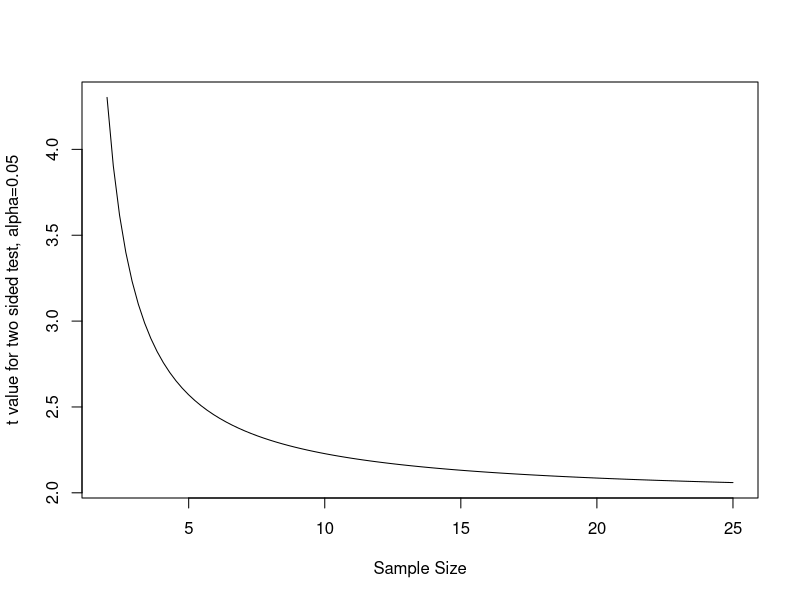
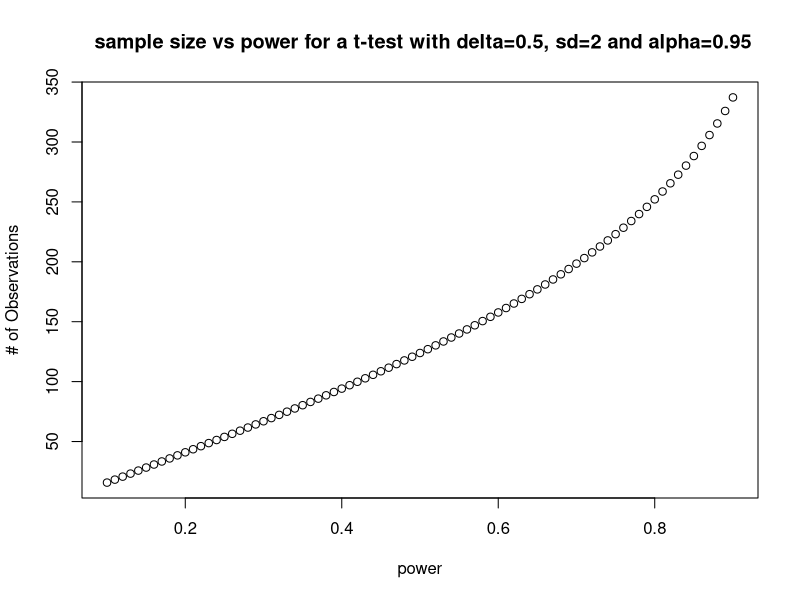
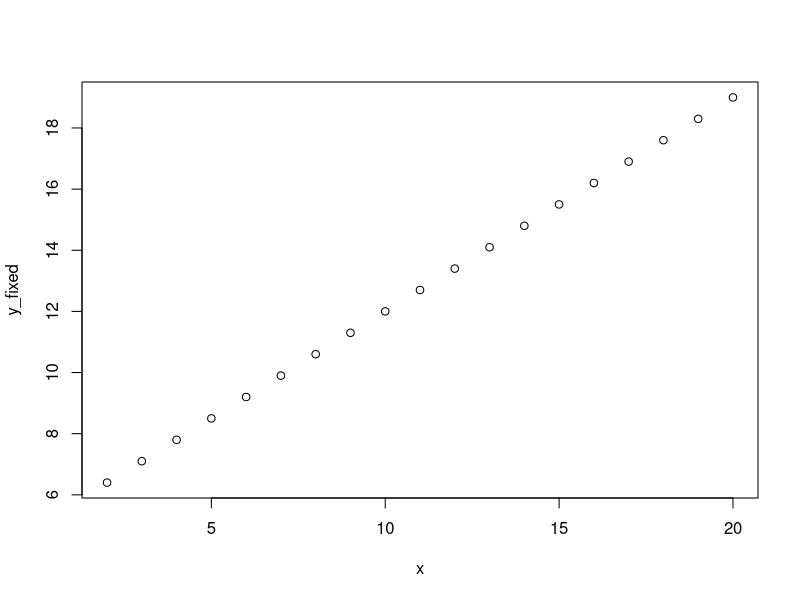
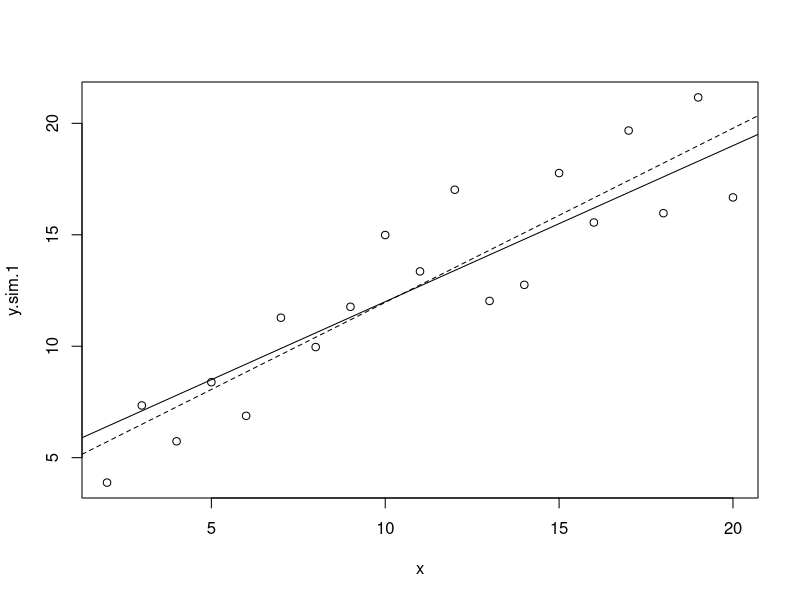
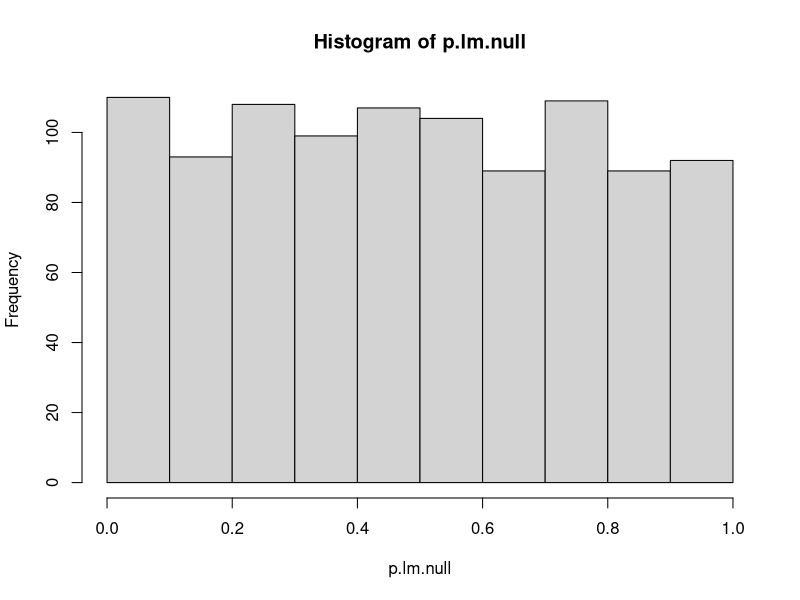

Generate these figures, in order, with R:
# Last modified October 10th 2011

# Chunk 1: The basics of a power analysis using R pre-built functions.
# Chunk 2: Power analysis across multiple levels of "power" using sapply.
# Chunk 3: Using Monte Carlo methods for power analysis: basics
# Chunk 4: The basic function for a linear model to generate monte carlo samples under a model, and extract a p-value.
# Chunk 5: Some additional thoughts on Monte Carlo methods for power analysis
# Chunk 6: Extracting p-values for the whole model.


###Chunk 1: The basics of a power analysis using R pre-built functions.

# Let's say we wanted to know what value of "t" from a two-tailed t-test we would need to exceed to "reject" the null hypothesis at alpha=0.05

# Let's start assuming that we have sample size n=25 (df=n-1)
qt(p=0.975,df=24)

# In general this single point will not be particularly useful to us. 
# We can ask how this value of t changes as we increase sample sizes.
curve(qt(p=0.975,df=x),2,25, xlab = "Sample Size", ylab= "t value for two sided test, alpha=0.05")


# Of course this is also of pretty limited utility since we usually want to ask these questions with respect to parameters we have estimated (like  difference between group1 and group2, and their standard deviations), and start with (like sample size and alpha).


# Remember all that a t-test is essentially t = (mean(A) - mean(B))/(SD/sqrt(n))
# This t is also called the non-centrality parameter (ncp)
# This test statistic is the non-central t distribution

# We can now ask for a given set of parameters what the power will be for the t-test.
# Usually we will be interested in something like what sample size we will need to achieve a certain power level

pow1 <- power.t.test(delta=0.5, sd=2, sig.level=0.05, power=0.8)
pow1$n # So we need ~ 252 observations to achieve a power of 0.8



### Chunk 2: Power analysis across multiple levels of "power" using sapply.
# We can also do this to see how sample size requirements change with changing power.
power = seq(from=0.1, to=0.9, by=0.01) # creates a vector of values from 0.1 to 0.9

# This function is just so that we can compute the sample size we need for varying levels of power
pow.test <- function(x){
	pow2 <- power.t.test(delta=0.5, sd=2, sig.level=0.05, power=x) # We only allow power to vary.
	return(pow2$n) # This pulls out the sample size we need
	}

power.n <- sapply(power, pow.test) # This just uses one of the apply functions to repeat the function (pow.test) for each element of the vector "power". Thus for each value in the vector "power" (from 0.1 to 0.9), it inputs this value into pow.test() and then returns the estimated n (# of observations needed to achieve this power).


plot(power.n ~ power, ylab="# of Observations", main=" sample size vs power for a t-test with delta=0.5, sd=2 and alpha=0.95")




##### Chunk 3: Using Monte Carlo methods for power analysis: basics
# As Described in Ch.8 of Dalgaard there are many functions that can figure out the power of the test, or sample size etc...   However these are generally only useful for very simple designs (t-tests, 1 or 2 way ANOVA's simple linear regression). Our problems do not fall into these categories. 

 # What can we do? WE CAN SIMULATE OUR EXPERIMENTS!!!! (See chapters 7 & 8 of Gelman and Hill, and Chapter 5 of Bolker)
 # This allows us to not only ask how often we can reject the null hypothesis at a given alpha for #that model (and set of parameters), but we can easily change it to test a variety of parameters, #sample sizes and experimental designs. 
 
# See the Monte Carlo methods for inference script and lecture for a basic reminder, before proceeding through the rest of this script. 

############# Quick reminder for monte carlo regression.
# let's have a regression  Y~ N(a+b*x, sd)
a=5
b=0.7
x <- seq(2,20)
y_fixed <- a + b*x
plot(y_fixed~x)

# We need to add some variation, let's say sd=2
y.sim.1 <- rnorm(length(x),mean=y_fixed, sd=2) # Explain length(x)
plot(y.sim.1~x)
abline(a=5, b=0.7) # Expected relationship based on the parameters we used.

# But what is the actual parameter estimates for the regression?
y.sim.1.lm <- lm(y.sim.1 ~ x)
summary(y.sim.1.lm)  # notice parameter estimates and RSE!
confint(y.sim.1.lm) # does it include our expected values
abline(reg=y.sim.1.lm,lty=2) # estimated values based on simulated data.
# The point is, we have now done a little simulation of our regression model. 
###############


#### Chunk 4: The basic function for a linear model to generate monte carlo samples under a model, and extract a p-value.
##### Simple power analysis
# Let's write a little function for the simulation to extract the p_values for the slope
y.sim <- function(a=2,b=0.5, sd=4, x=2:20){
	  y_fixed <- a + b*x
	  y.sim.1 <- rnorm(length(x), mean=y_fixed, sd=sd)
	  y.sim.1.lm <- lm(y.sim.1 ~ x)
	  #return(summary(y.sim.1.lm))
	  return(summary(y.sim.1.lm)$coef[2,4]) # This just pulls out the p-value we want for the slope.
	  # Note 
	  }
	  
# let's talk about what we have done.
#################



# Let's look at some examples from this simulation
y.sim()
y.sim() # And again

# Now we have the tools to re-run the simulation 
n.sims = 100 # How many times do we want to simulate from this distribution.
p.lm.1 <- replicate(n.sims,y.sim()) 
p.lm.1  # all 100 (n.sims) p-values we generated
length(p.lm.1[p.lm.1 < 0.05])/n.sims  # Power -- how many sims have p values less than alpha as a proportion of number of simulations. Remember that a zero really means "less than 1/n.sims" for a p-value.

#  n.sims should generally be at least 1000, but for now it would take too much time
####################









########## 
# let's look at a null model now. This will again help us understand what we mean by alpha.
n.sims=1000
p.lm.null <- replicate(n.sims, y.sim(b=0))  
length(p.lm.null[p.lm.null < 0.05])/n.sims
# Why is this Approximately 0.05? 
# it looks like our level of alpha is what we would expect (or close to it). That is we still expect, by chance 5 out of 100 simulations to have p <0.05 just by chance, BY DEFINITION of how we specify alpha.

hist(p.lm.null) # THis distribution is approximately uniform between 0 and 1. This is what we expect when simulating under a null model.
#################



####Chunk 5: Some additional thoughts on Monte Carlo methods for power analysis

# We can use this framework to systematically alter parameters for our power analysis.

# More importantly we can do it for ANY MODEL WE WANT!!!!

#### Written after class, add to Thursday's lecture.
# This type of simulation is not only important for power analyses, but also for checking how well your model (and script) works with "known data", especially useful for complex data.





# A couple of thoughts

#1 - First, make sure that your simulated data makes sense. i.e. the values are reasonable (for instance you may not want negative values for your variables). So take a look.


# 2 There are a couple of ways to set up your explanatory variable, one is to use seq(from, to, by) as above
#  You may want to add noise to your explanatory variable  x <- rnorm(length(x),x, sd) will add some scatter
# You can directly use the observed value of your covariates, which is probably best!!!
#  The problem with using the seq() approach to modeling the explanatory variable is that your variable is spread out equally and regularly, unlike real data in many cases  (for instances if you were modeling fitness as a function of size).
# Then you can just specify the explanatory variable as a random variable itself with mean and sd (for a normally distributed data set)
### i.e.  x <- rnorm(sample_size,mean, sd)  .. and specify the y <- a + b*x as always

##3   ###### A BRIEF ASIDE ON WHAT P value you should be grabbing in your function !!!!!!! #############
# We should also think about the p-value (or whatever test statistic we want to get)
# For the above example we extracted the p-value directly associated with a particular coefficient.
# Sometimes we want something else, like the p value for the overall model
# We can extract the f statistic like
model.fstats <- summary(y.sim.1.lm)[["fstatistic"]] # For a univariate model this will be a vector of length 3

#then compute the p-value directly from the F distribution
pf(model.fstats[1], model.fstats[2], model.fstats[3], lower.tail=F) # Comparing to upper tail..


# Depending on your question, you could also consider using variance explained, RSE, etc.... So THINK HARD BEFORE STARTING!!!!

######################



###########
# Using this framework for a classic "ANOVA" power analyses
#4  this method can be used for ANOVA's if you use dummy variables for the categorial variables (you may need to change how you extract p values)

### x <- rep(c(0,1),sample_size/2) # This will create a dummy vector of 0's and 1's (representing two treatment levels)
# sample size is divided by 2 since for each increment of one on sample size you get two observations (0 & 1)
# This specifies things for balanced designs only.

# For unbalanced designs you could use
#  x <- c(rep(0, sample_size1), rep(1, sample_size2))

# The estimated b represents a co-efficient which shows the difference of group "1" from the overall mean of group "0"
# This is also how the lm() function spits it out, so it is useful for consistency.

# For a treatment with m groups, you need m-1 dummy variables
# so for three treatment levels you need 2 dummy variables (x1, and x2) 
# x1 accouts for the second level compared to the first (0's for level 1 &3, 1's for level 2)
# x2 accouts for the third level compared to the first (0's for level 1 &2, 1's for level 3)
# x1 <- c(rep(0, sample_size1), rep(1, sample_size2), rep(0, sample_size3))
# x2 <- c(rep(0, sample_size1), rep(0, sample_size2), rep(1, sample_size3))


# You can also use model.matrix(your real data) if you want to use the design matrix from your own study. Be careful of missing data though.
# One convenient way to generate simulated factors is to use gl()  # generate levels function

# Here is an example
factor.sim <- gl(n=4,k=5)  # Single factor with n=4 levels, each level has k=5 observations
factor.sim  # To show you what it looks like
design.sim <- model.matrix( ~ factor.sim)
design.sim  # To show you the design matrix, this is how linear models are constructed.
# You still need to generate a vector of the co-efficients for each of these parameters...
# you can do this with a for loop or writing a function and using replicate

sim.coefficients <- c(2, 2.5, 5, 3) # The simulated means for our 4 groups

simulated.values <- matrix(NA, nrow=5, ncol=4)
for (i in 1:nlevels(factor.sim)){	
	simulated.values[,i] <- rnorm(5, mean = sim.coefficients[i], sd = 2 )
}

simulated.values <- as.numeric(simulated.values)  # back into a vector

sim.data <- data.frame(treatment = factor.sim, simulated.values = simulated.values)
#########



#### Chunk 6: Extracting p-values for the whole model.
###### Extracting p-values from the whole model, instead of for a particular parameter.

# What would you need to do if you wanted to extract the p-value from the overall model, and not just a particular parameter as we have done here? This turns out to be a bit trickier, only because it is not a stored directly in an object. However, the information we need is.

summary(y.sim.1.lm)$fstatistic # This outputs the F value, the numerator df and denominator df for the whole model. 
# This all we need to compute a p-value (if you do not remember, go back and look at the notes on probability distributions, and particular on the family of "p" functions.)

# We will use pf(), to get the p value from the f distribution, using lower.tail=F (since for an F we want the upper tail)
p.value <- pf(summary(y.sim.1.lm)$fstatistic[1], summary(y.sim.1.lm)$fstatistic[2],summary(y.sim.1.lm)$fstatistic[3], lower.tail=F)
p.value # So you can use this instead for the model p-value.